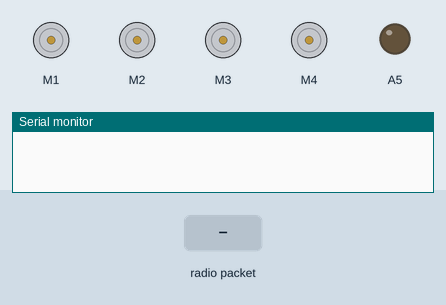
Recording of a sketch running on a simulated Arduino Uno, built with avr-gcc and run on an emulated ATmega328P. On the bench: 4 × DC motor (green arrow = forward, orange = backward, longer = faster), output pins drawn as LEDs (lit = HIGH), the last lines printed to the serial monitor. The test bench sets the inputs (shaded band). No radio packets arrive unless stated.

Above: at 1.2 s.
1.3 s: radio packet "Forward!" arrives
At 2.0 s:
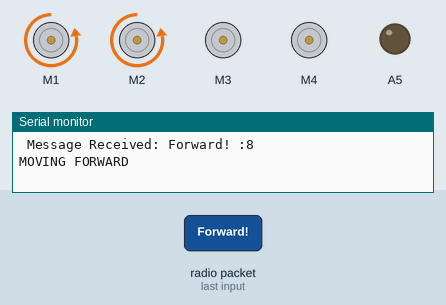
3.8 s: radio packet "Backward" arrives
At 4.6 s:
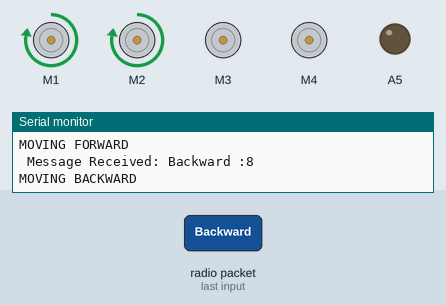
6.3 s: radio packet "RightFor" arrives
At 7.0 s:
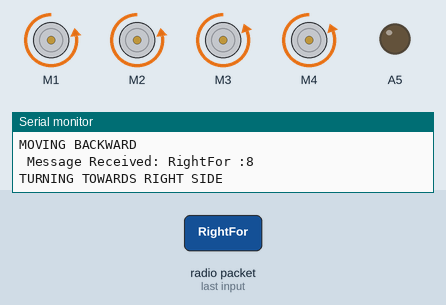
8.8 s: radio packet "LeftForw" arrives
At 9.6 s:
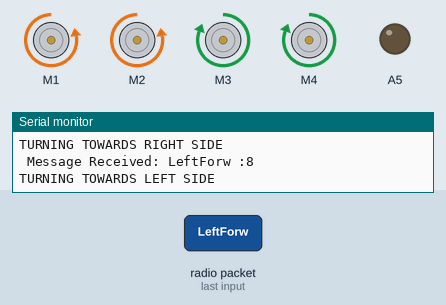
11.3 s: radio packet "RightBac" arrives
At 12.0 s:
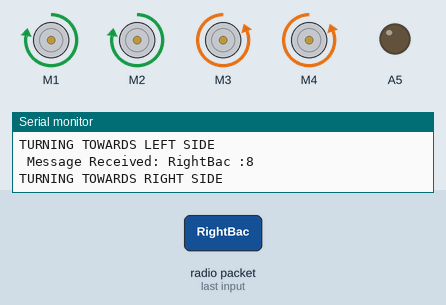
13.8 s: radio packet "LeftBack" arrives
At 14.6 s:
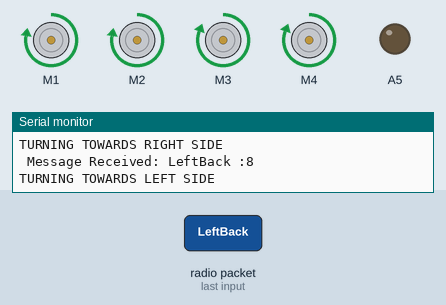
Timing chart, 0 to 16.8 s (numbered marks = the images above; inputs shaded):
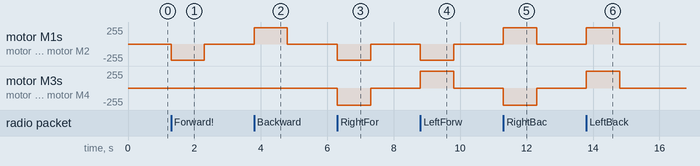

The sketch:

Gestures.ino
```cpp
// RECEIVER FINAL CODE
#include <RH_ASK.h>
#include <SPI.h> // Not actualy used but needed to compile
#include <AFMotor.h>

AF_DCMotor motor1(1);
AF_DCMotor motor2(2);
AF_DCMotor motor3(3);
AF_DCMotor motor4(4);
RH_ASK driver;


void setup()
{
  pinMode(A5, OUTPUT);
    Serial.begin(9600);  // Debugging only
    if (!driver.init())
         Serial.println("init failed");
}

void loop()
{

  motor1.setSpeed(255);
  motor2.setSpeed(255);
  motor3.setSpeed(255);
  motor4.setSpeed(255);

  motor1.run(RELEASE);
  motor2.run(RELEASE);
  motor3.run(RELEASE);
  motor4.run(RELEASE);

  uint8_t buf[8];
  uint8_t buflen = sizeof(buf);
  String x;
  if (driver.recv(buf, &buflen)) // Non-blocking
  {
    int i;
    // Message with a good checksum received, dump it.
    Serial.print(" Message Received: ");
    x=((String)(char*)buf);
    x.trim();
    Serial.println(x+ " :"+x.length());
    if(x=="Forward!")
      {
          Serial.println("MOVING FORWARD");
        motor1.setSpeed(500);
        motor2.setSpeed(500);
        motor3.setSpeed(255);
        motor4.setSpeed(255);

          motor1.run(BACKWARD);
          motor2.run(BACKWARD);
          motor3.run(RELEASE);
          motor4.run(RELEASE);
          delay(1000);
        }

    else if(x=="Backward")
    {
          Serial.println("MOVING BACKWARD");
        motor1.setSpeed(500);
        motor2.setSpeed(500);
        motor3.setSpeed(255);
        motor4.setSpeed(255);

          motor1.run(FORWARD);
          motor2.run(FORWARD);
          motor3.run(RELEASE);
          motor4.run(RELEASE);
          delay(1000);
        }
    else if(x=="RightFor")
    {
      Serial.println("TURNING TOWARDS RIGHT SIDE");
        motor1.setSpeed(500);
        motor2.setSpeed(500);
        motor3.setSpeed(255);
        motor4.setSpeed(255);

        motor1.run(BACKWARD);
        motor2.run(BACKWARD);
        motor3.run(BACKWARD);
        motor4.run(BACKWARD);
      delay(1000);
    }

    else if(x=="LeftForw")
    {
      Serial.println("TURNING TOWARDS LEFT SIDE");
        motor1.setSpeed(500);
        motor2.setSpeed(500);
        motor3.setSpeed(255);
        motor4.setSpeed(255);

        motor3.run(FORWARD);
        motor4.run(FORWARD);
        motor2.run(BACKWARD);
        motor1.run(BACKWARD);
        delay(1000);
    }


    else if(x=="RightBac")
    {
      Serial.println("TURNING TOWARDS RIGHT SIDE");
        motor1.setSpeed(500);
        motor2.setSpeed(500);
        motor3.setSpeed(255);
        motor4.setSpeed(255);

        motor1.run(FORWARD);
        motor2.run(FORWARD);
        motor3.run(BACKWARD);
        motor4.run(BACKWARD);
      delay(1000);
    }
    else if(x=="LeftBack")
    {
      Serial.println("TURNING TOWARDS LEFT SIDE");
        motor1.setSpeed(500);
        motor2.setSpeed(500);
        motor3.setSpeed(255);
        motor4.setSpeed(255);

        motor1.run(FORWARD);
        motor2.run(FORWARD);
        motor3.run(FORWARD);
        motor4.run(FORWARD);
        delay(1000);
    }
    else if(x=="**Stop**")
    {
        Serial.println("BREAK");
        motor1.setSpeed(255);
        motor2.setSpeed(255);
        motor3.setSpeed(255);
        motor4.setSpeed(255);

        motor1.run(RELEASE);
        motor2.run(RELEASE);
        motor3.run(RELEASE);
        motor4.run(RELEASE);
        delay(1000);
    }
  }
}
```

Measured:
- after the input at 1.3 s, motor M1, motor M2: stopped → backward 244/255 at once, → stopped 1.0 s later
- after the input at 3.8 s, motor M1, motor M2: stopped → forward 244/255 at once, → stopped 1.0 s later
- after the input at 6.3 s, motor M1, motor M2: stopped → backward 244/255 at once, → stopped 1.0 s later; motor M3, motor M4: stopped → backward 255/255 at once, → stopped 1.0 s later
- after the input at 8.8 s, motor M1, motor M2: stopped → backward 244/255 at once, → stopped 1.0 s later; motor M3, motor M4: stopped → forward 255/255 at once, → stopped 1.0 s later
- after the input at 11.3 s, motor M1, motor M2: stopped → forward 244/255 at once, → stopped 1.0 s later; motor M3, motor M4: stopped → backward 255/255 at once, → stopped 1.0 s later
- after the input at 13.8 s, motor M1, motor M2: stopped → forward 244/255 at once, → stopped 1.0 s later; motor M3, motor M4: stopped → forward 255/255 at once, → stopped 1.0 s later
